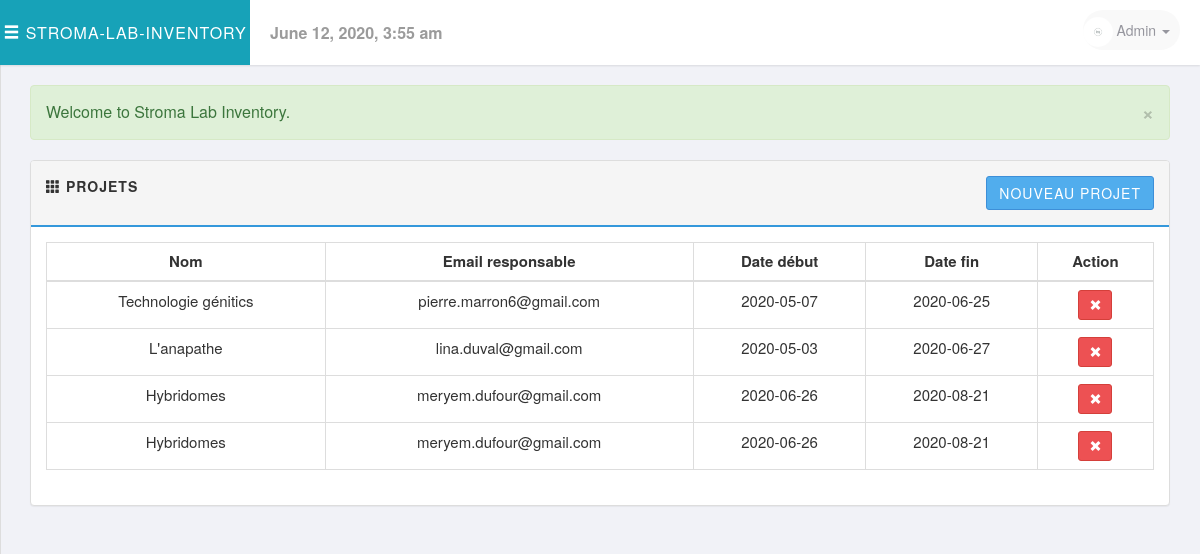
The page /php/projects.php (signed in) on the database its author committed.
### tables this page shows
CREATE TABLE `travailler` (
  `IdentifiantE` int(11) NOT NULL,
  `IdentifiantP` int(11) NOT NULL
);

CREATE TABLE `projets` (
  `IdentifiantP` int(11) NOT NULL,
  `NomP` varchar(255) NOT NULL,
  `EmailR` varchar(255) NOT NULL,
  `DateDebutP` date NOT NULL,
  `DateFinP` date NOT NULL
);

### includes/session.php (called while the page is built, shortened)
<?php
class Session{
    public $msg;
    private $user_is_logged_in = false;
    public function isUserLoggedIn(){
        return $this->user_is_logged_in;
    }
    private function userLoginSetup()
    {
        if(isset($_SESSION['user_id']))
        {
            $this->user_is_logged_in = true;
        } else {
            $this->user_is_logged_in = false;
        }
    }
    public function msg($type ='', $msg =''){
        if(!empty($msg)){
            if(strlen(trim($type)) == 1){
                $type = str_replace( array('d', 'i', 'w','s'), array('danger', 'info', 'warning','success'), $type );
            }
            $_SESSION['msg'][$type] = $msg;
        } else {
            return $this->msg;
        }
    }
    private function flash_msg(){
        if(isset($_SESSION['msg'])) {
            $this->msg = $_SESSION['msg'];
        } else {
            $this->msg;
        }
    }
}
$session = new Session();
$msg = $session->msg();
?>

### includes/sql.php (called while the page is built, shortened)
<?php
require_once('load.php');
function find_by_sql($sql)
{
    global $db;
    $result = $db->query($sql);
    $result_set = $db->while_loop($result);
    return $result_set;
}
function find_all_projects(){
    $sql = "SELECT * FROM projets P,travailler T,equipes E WHERE
    P.IdentifiantP= T.IdentifiantP AND T.IdentifiantE = E.IdentifiantE;";
    $result = find_by_sql($sql);
    return $result;
}
?>

### includes/database.php (called while the page is built, shortened)
<?php
class Mysqli_DB
{
    private $conn;
    public $query_id;
    public function db_connect()
    {
        $this->conn = mysqli_connect(DB_HOST, DB_USER, DB_PASS);
        if (!$this->conn) {
            die(" Database connection failed:" . mysqli_connect_error());
        } else {
            $select_db = $this->conn->select_db(DB_NAME);
        }
    }
    public function query($sql)
    {
        if (trim($sql != "")) {
            $this->query_id = $this->conn->query($sql);
        }
        return $this->query_id;
    }
    public function fetch_array($statement)
    {
        return mysqli_fetch_array($statement);
    }
    public function while_loop($loop)
    {
        $results = array();
        while ($result = $this->fetch_array($loop)) {
            $results[] = $result;
        }
        return $results;
    }
}
$db = new Mysqli_DB();
?>

### php/projects.php (the view, shortened to what this page needs)
<?php ob_start();
require_once('../includes/load.php');
$all_projects = find_all_projects();
?>
<?php include_once('../layouts/header.php'); ?>
<div class="row">
    <div class="col-md-12">
        <?php echo display_msg($msg); ?>
    </div>
</div>
<div class="row">
    <div class="col-md-12">
        <div class="panel panel-default">
            <div class="panel-heading clearfix">
                <strong>
                    <span class="glyphicon glyphicon-th"></span>
                    <span>Projets</span>
                </strong>
                <div class="pull-right">
                    <a href="" class="btn btn-primary">Nouveau projet</a>
                </div>
            </div>
            <div class="panel-body">
                <table class="table table-bordered table-hover">
                    <thead>
                    <tr>
                        <th class="text-center">Nom</th>
                        <th class="text-center">Email responsable</th>
                        <th class="text-center">Date début</th>
                        <th class="text-center">Date fin</th>
                        <th class="text-center">Action</th>
                    </tr>
                    </thead>
                    <tbody>
                    <?php foreach($all_projects as $project): ?>
                        <tr>
                            <td class="text-center">
                                <?php echo first_character($project['NomP'])?>
                            </td>
                            <td class="text-center">
                                <?php echo $project['EmailR']?>
                            </td>
                            <td class="text-center">
                                <?php echo $project['DateDebutP']?>
                            </td>
                            <td class="text-center">
                                <?php echo $project['DateFinP']?>
                            </td>
                            <td class="text-center">
                                <a href="delete_project.php?IdentifiantP=<?php echo (int)$project['IdentifiantP'];?>" class="btn btn-sm btn-danger" data-toggle="tooltip" title="Remove">
                                    <i class="glyphicon glyphicon-remove"></i>
                                </a>
                            </td>
                        </tr>
                    <?php endforeach;?>
                    </tbody>
                </table>
            </div>
        </div>
    </div>
</div>
<?php include_once('../layouts/footer.php'); ?>

### layouts/header.php (shortened to what this page needs)
<!DOCTYPE html>
<html lang="fr">
<head>
    <link rel="stylesheet" href="https://maxcdn.bootstrapcdn.com/bootstrap/3.3.4/css/bootstrap.min.css"/>
    <link rel="stylesheet" href="//cdnjs.cloudflare.com/ajax/libs/bootstrap-datepicker/1.3.0/css/datepicker3.min.css" />
    <link rel="stylesheet" type="text/css" href="../libs/css/style.css">
</head>
<body>
<?php  if ($session->isUserLoggedIn()): ?>
<header id="header-page">
    <div class="logo pull-left"> <a href="#" onclick="toggleSideBar()"><i class="glyphicon glyphicon-menu-hamburger"></i></a> <span>Stroma-Lab-Inventory</span>
    </div>
    <div class="header-content">
        <div class="header-date pull-left">
            <strong><?php echo date("F j, Y, g:i a");?></strong>
        </div>
        <div class="pull-right clearfix" >
            <ul class="info-menu list-inline list-unstyled">
                <li class="profile">
                    <a href="#" data-toggle="dropdown" class="toggle" aria-expanded="false">
                        <img src="../uploads/no_image.jpg" alt="user-image" class="img-circle img-inline">
                        <span>Admin <i class="caret"></i></span>
                    </a>
                </li>
            </ul>
        </div>
    </div>
</header>
<?php endif;?>
    <div class="main-page" id="js__main-page">
    <div class="container-fluid">

### includes/functions.php (shortened to what this page needs)
<?php
function remove_junk($str){
    $str = nl2br($str);
    $str = htmlspecialchars(strip_tags($str, ENT_QUOTES));
    return $str;
}
function first_character($str){
    $val = str_replace('-'," ",$str);
    $val = ucfirst($val);
    return $val;
}
function display_msg($msg =''){
    $output = array();
    if(!empty($msg)) {
        foreach ($msg as $key => $value) {
            $output  = "<div class=\"alert alert-{$key}\">";
            $output .= "<a href=\"#\" class=\"close\" data-dismiss=\"alert\">&times;</a>";
            $output .= remove_junk(first_character($value));
            $output .= "</div>";
        }
        return $output;
    } else {
        return "" ;
    }
}
?>

### layouts/footer.php (shortened to what this page needs)
</div>
</div>
    </body>
</html>

### libs/css/style.css (style rules this page uses)
body { font-family: 'Helvetica Neue', Helvetica, Arial, sans-serif; font-size: 16px; font-weight: 400; overflow-x: hidden; overflow-y: auto; background: #f1f2f7; height: 100%; width: 100%; }
a { text-decoration: none; color: #777777; }
.btn { border-radius: 3px; transition: all 300ms ease-in-out; }
.btn-primary { color: #fff; background-color: #51aded; border-color: #3d8fd8 }
.btn-danger { background-color: #ed5153 }
table { font-size: 15px; }
.panel-default > .panel-heading { background-color: #f5f5f5; border-bottom: 2px solid #3498DB; font-size: 14px; text-transform: uppercase; letter-spacing: 1px; padding: 15px; }
#header-page { position: fixed; z-index: 99; top: 0; left: 0; background-color: #fff; width: 100%; height: 65px; line-height: 65px; box-shadow: 0 1px 2px rgba(0, 0, 0, 0.1); }
#header-page .logo { color: #fff; text-align: center; font-weight: 300; text-transform: uppercase; letter-spacing: 1px; display: inline-block; width: 250px; background-color: #17a2b8; }
#header-page .logo a i { color: #ffffff; font-weight: 500; text-align: center; }
.header-date { color: #9b9b9b; margin-left: 20px; }
.info-menu { height: 60px; margin: 0; line-height: 60px; padding: 0 15px; }
.info-menu li.profile { position: relative; }
.profile a.toggle { text-decoration: none; text-align: center; font-size: 14px; color: rgba(150, 150, 158, 1.0); position: relative; padding: 10px 10px 10px 0; margin: 0; background: #f9f9f9; border-radius: 30px; }
.info-menu li.profile a img { width: 30px; height: 30px; }
.main-page { position: relative; display: block; top: 50px; left: 0; padding: 35px 15px 20px 15px;; }

### rows shown on the page
travailler: IdentifiantP.NomP "Technologie génitics", IdentifiantP.EmailR "pierre.marron6@gmail.com", IdentifiantP.DateDebutP "2020-05-07", IdentifiantP.DateFinP "2020-06-25"
travailler: IdentifiantP.NomP "L'anapathe", IdentifiantP.EmailR "lina.duval@gmail.com", IdentifiantP.DateDebutP "2020-05-03", IdentifiantP.DateFinP "2020-06-27"
travailler: IdentifiantP.NomP "Hybridomes", IdentifiantP.EmailR "meryem.dufour@gmail.com", IdentifiantP.DateDebutP "2020-06-26", IdentifiantP.DateFinP "2020-08-21"
travailler: IdentifiantP.NomP "Hybridomes", IdentifiantP.EmailR "meryem.dufour@gmail.com", IdentifiantP.DateDebutP "2020-06-26", IdentifiantP.DateFinP "2020-08-21"

### other values the page prints
display_msg($msg) "Welcome to Stroma Lab Inventory."
